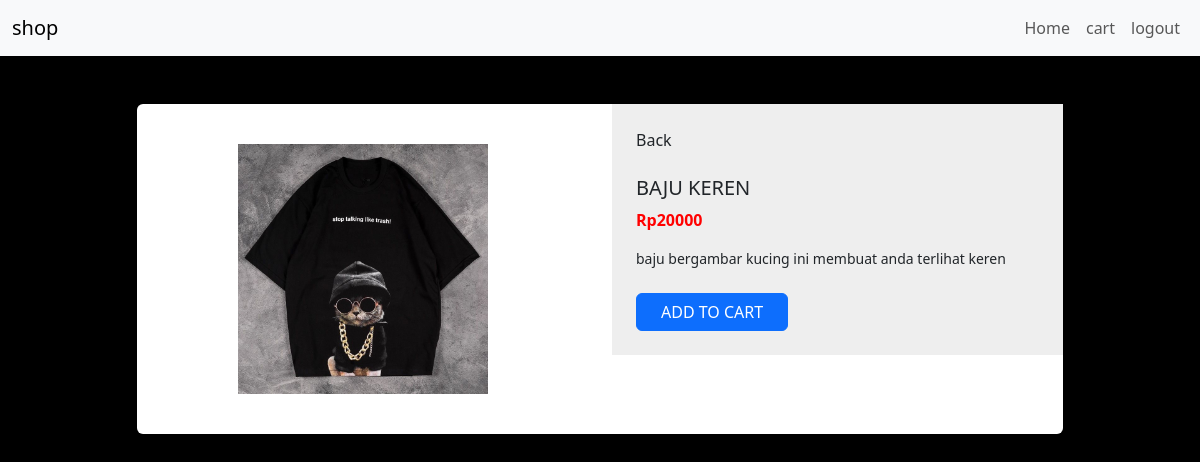
/productdetail.php?product_id=1, run on the app's committed database.
### tables this page shows
CREATE TABLE `products` (
  `id` int(11) NOT NULL,
  `name` varchar(255) NOT NULL,
  `description` text NOT NULL,
  `price` int(11) NOT NULL,
  `imgname` varchar(255) NOT NULL
);

### classes/Database.php (called while the page is built, shortened)
<?php
class Database{
    private $connection;
    private static $instance = null;
    private $host = "localhost";
    private $user = "root";
    private $password = "";
    private $dbname = "shoppingcart";
    public function __construct(){
        $this->connection = new mysqli($this->host,$this->user,$this->password,$this->dbname);
    }
    public static function getInstance(){
        if(!isset(self::$instance)){
            self::$instance = new Database();
        }
        return self::$instance;
    }
    public function get($query){
        $result = $this->connection->query($query);
        if($result->num_rows!=0){
            return $result;
        }else{
            return false;
        }
    }
}

### core/init.php (called while the page is built, shortened)
<?php
$product = new Product();
?>

### classes/Product.php (called while the page is built, shortened)
<?php
class Product{
    private $db;
    private $table = "products";
    public function __construct(){
        $this->db = Database::getInstance();
    }
    public function getbyid($id){
        $query = "SELECT * FROM $this->table WHERE id = $id";
        $detail = $this->db->get($query);
        if($detail){
            return $detail->fetch_object();
        }else{
            return false;
        }
    }
}

### productdetail.php (the view, shortened to what this page needs)
<?php
require_once "./core/init.php";
$product_id = $_GET["product_id"];
$detail = $product->getbyid($product_id);
?>
<!DOCTYPE html>
<html lang="en">
<head>
    <link href="https://cdn.jsdelivr.net/npm/bootstrap@5.3.0-alpha1/dist/css/bootstrap.min.css" rel="stylesheet">
    <link rel="stylesheet" href="./style/product.css">
</head>
<body>
<nav class="navbar navbar-expand-lg bg-body-tertiary">
  <div class="container-fluid">
    <a class="navbar-brand" href="#">shop</a>
    <div class="collapse navbar-collapse" id="navbarNavDropdown">
      <ul class="navbar-nav ms-auto">
        <li class="nav-item">
          <a class="nav-link" aria-current="page" href="index.php">Home</a>
        </li>
        <?php if($_SESSION['user']['admin']==1){ ?>
        <li class="nav-item">
          <a class="nav-link" href="addproduct.php">add products</a>
        </li>
        <?php }else { ?>
        <li class="nav-item">
          <a class="nav-link" href="shoppingcart.php?user_id=<?php echo $_SESSION['user']['id']; ?>">cart</a>
        </li>
        <?php } ?>
        <li class="nav-item">
          <a class="nav-link" href="logout.php">logout</a>
        </li>
      </ul>
    </div>
  </div>
</nav>
<?php if($detail){ ?>
<div class="container mt-5 mb-5">
    <div class="row d-flex justify-content-center">
        <div class="col-md-10">
            <div class="card">
                <div class="row">
                    <div class="col-md-6">
                        <div class="images p-3">
                            <div class="text-center p-4"> <img id="main-image" src="./storage/<?php echo $detail->imgname; ?>.png" width="250" /> </div>
                        </div>
                    </div>
                    <div class="col-md-6">
                        <div class="product p-4">
                            <div class="d-flex justify-content-between align-items-center">
                                <div class="d-flex align-items-center"> <i class="fa fa-long-arrow-left"></i> <span class="ml-1">Back</span> </div> <i class="fa fa-shopping-cart text-muted"></i>
                            </div>
                            <div class="mt-4 mb-3">
                                <h5 class="text-uppercase"><?php echo $detail->name; ?></h5>
                                <div class="price d-flex flex-row align-items-center"> <span class="act-price">Rp<?php echo $detail->price; ?></span>
                                </div>
                            </div>
                            <p class="about"><?php echo $detail->description; ?></p>
                            <div class="cart mt-4 align-items-center"> <a class="btn btn-primary text-uppercase mr-2 px-4" href="carthandling.php?method=new&product_id=<?php echo $detail->id ?>">Add to cart</a> </div>
                        </div>
                    </div>
                </div>
            </div>
        </div>
    </div>
</div>
<?php }else{ ?>
<h3>error</h3>
<?php } ?>
</body>
</html>

### style/product.css (style rules this page uses)
body { background-color: #000 }
.card { border:none }
.product { background-color: #eee }
.act-price { color:red;font-weight: 700 }
.about { font-size: 14px }

### data on the page
products: imgname (picture), name "BAJU KEREN", price "20000", description "baju bergambar kucing ini membuat anda terlihat keren"
